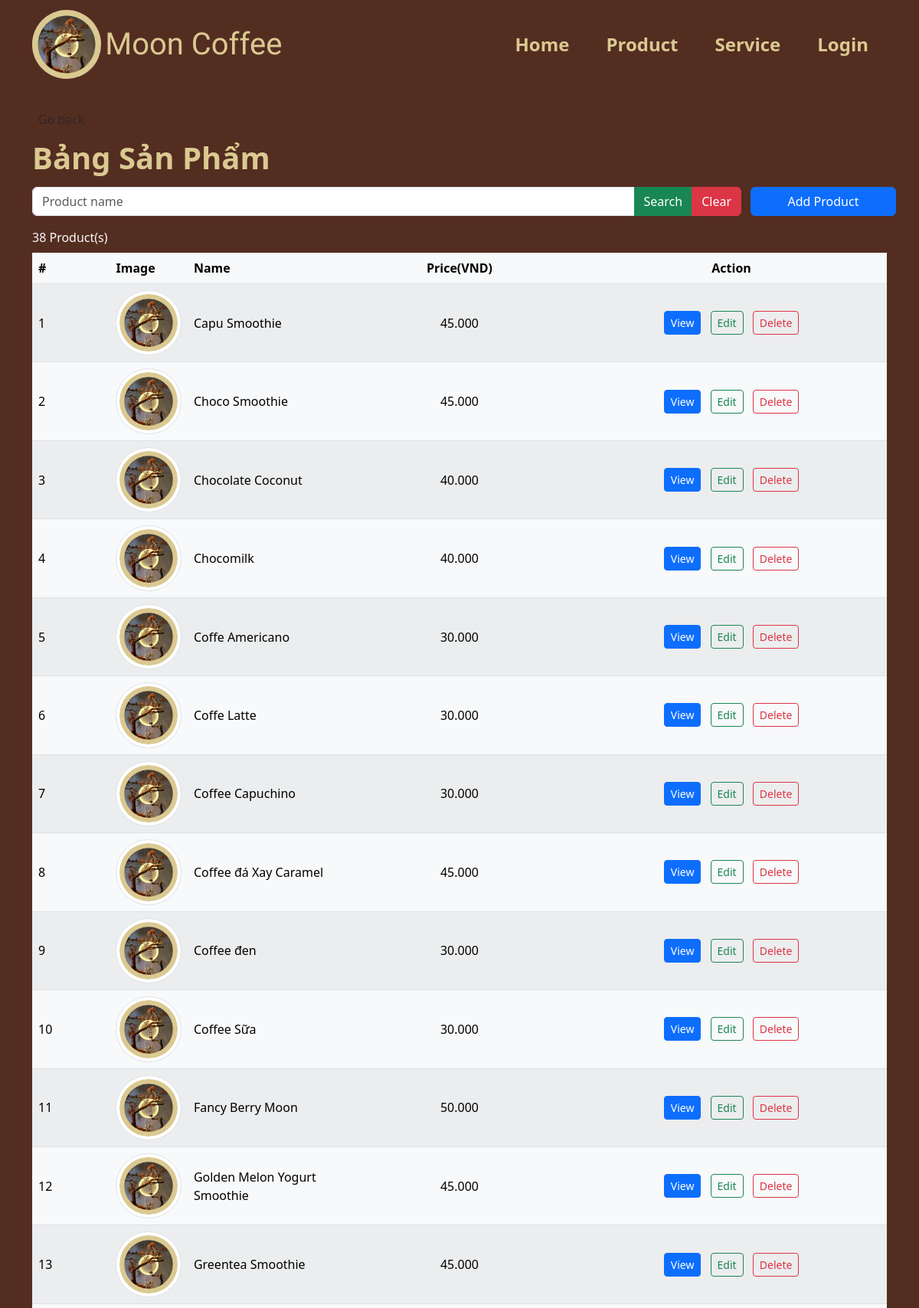
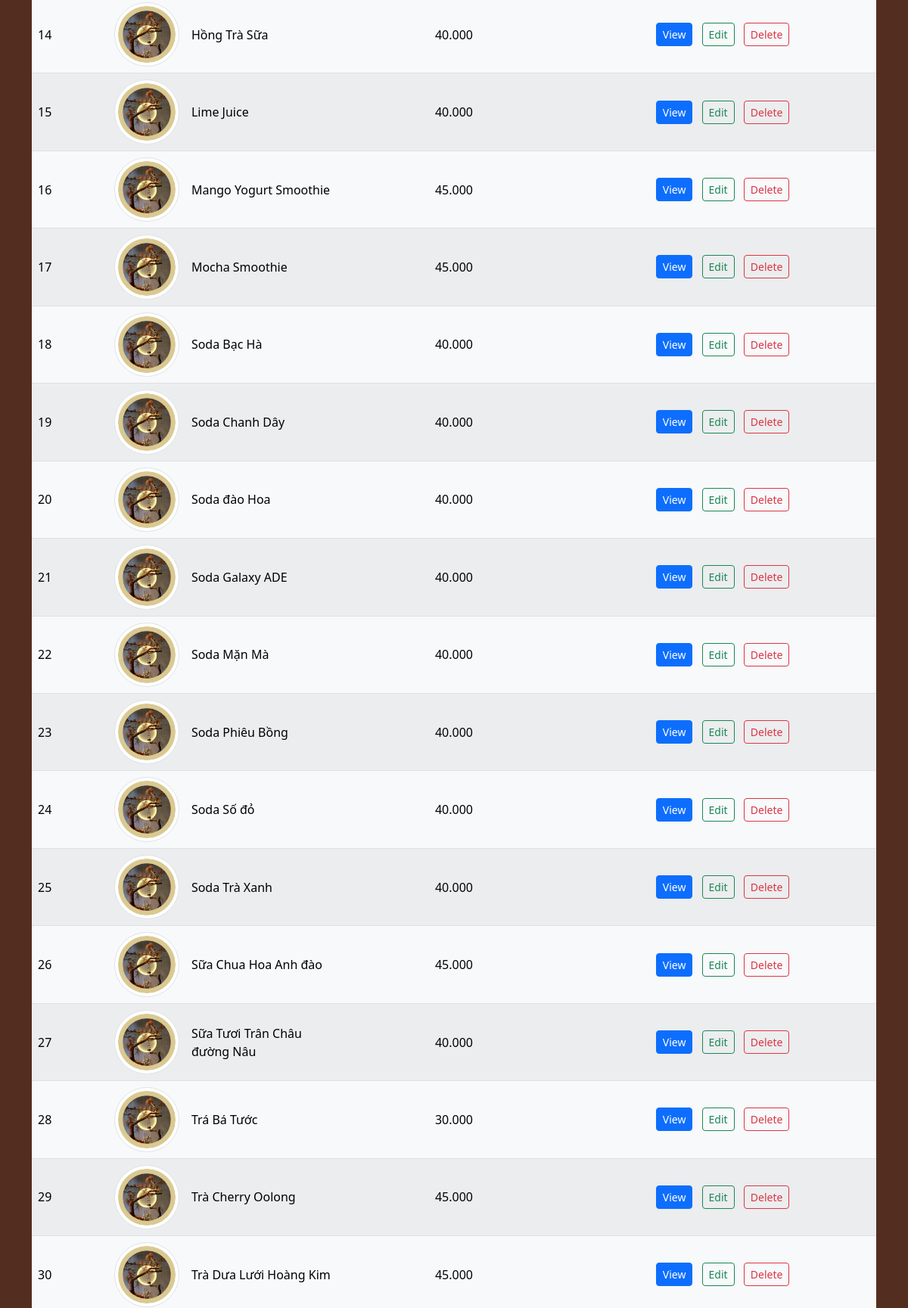
The app's page /admin/product.php (upper part) with its own data (2 pictures, top to bottom).
### tables this page shows
CREATE TABLE `product` (
  `p_id` int(100) NOT NULL COMMENT 'id sản phẩm',
  `p_name` varchar(255) NOT NULL COMMENT 'tên sản phẩm ',
  `p_price` int(255) NOT NULL COMMENT 'giá sản phẩm'
);

### admin/product.php (the view, shortened to what this page needs)
<!DOCTYPE html>
<html lang="en">
<head>
    <?php
    include("../system/conn_db.php");
    include("../system/head.php");
    ?>
</head>
<body>
    <?php
    include("../system/header.php");
    ?>
    <section class="container-lg pt-5">
        <nav aria-label="breadcrumb" class="d-flex mt-5 pt-5">
            <a class="nav nav-item text-decoration-none text-muted mb-2" href="admin_index.php"
                onclick="history.back();">
            </a>
        </nav>
        <div class="col-12 col-md-5 fs-1 text-start fw-bold moon">Bảng Sản Phẩm</div>
        <form class="form-floating mb-1" method="GET" action="product.php">
            <div class="row ">
                <div class="mt-2 col-sm-12 col-md-10 col-lg-10">
                    <div class="input-group">
                        <input type="text" class="form-control" id="p_name" name="p_name" placeholder="Product name"
                            <?php if (isset($_GET["search"])) { ?>value="<?php echo $_GET["p_name"]; ?>" <?php } ?>>
                        <button type="submit" name="search" value="1" class="btn btn-success">Search</button>
                        <button type="reset" class="btn btn-danger" type="button"
                            onclick="javascript: window.location='product.php'">Clear</button>
                    </div>
                </div>
                <div class="mt-2 col-sm-12 col-md-2 col-lg-2 text-end px-md-0">
                    <a href="product_add.php?p_value=1" class="btn btn-primary w-100">Add Product</a>
                </div>
            </div>
        </form>
        <?php
        if (!isset($_GET["search"])) {
            $search_query = "SELECT * FROM product ORDER BY p_name ASC";
        } else {
            $search_fn = $_GET["p_name"];
            $search_query = "SELECT * FROM product WHERE p_name LIKE '%{$search_fn}%' ORDER BY p_name ASC";
        }
        $result = $mysqli->query($search_query);
        $row_num = $result->num_rows;
        if ($row_num == 0) {
            ?>
            <div class="row">
                <div class="col mt-2 ms-2 p-2 bg-danger text-white rounded text-start">
                    <svg xmlns="http://www.w3.org/2000/svg" width="16" height="16" fill="currentColor"
                        class="bi bi-x-circle ms-2" viewBox="0 0 16 16">
                        <path d="M8 15A7 7 0 1 1 8 1a7 7 0 0 1 0 14zm0 1A8 8 0 1 0 8 0a8 8 0 0 0 0 16z" />
                        <path
                            d="M4.646 4.646a.5.5 0 0 1 .708 0L8 7.293l2.646-2.647a.5.5 0 0 1 .708.708L8.707 8l2.647 2.646a.5.5 0 0 1-.708.708L8 8.707l-2.646 2.647a.5.5 0 0 1-.708-.708L7.293 8 4.646 5.354a.5.5 0 0 1 0-.708z" />
                    </svg><span class="ms-2 mt-2">No product found!</span>
                    <a href="product.php" class="text-white">Clear Search Result</a>
                </div>
            </div>
        <?php } else { ?>
            <table
                class="mt-2 table table-hover rounded-5 table-light table-striped table-hover align-middle caption-top mb-5">
                <caption class="text-light">
                    <?php echo $row_num; ?> Product(s)
                </caption>
                <thead class="bg-light">
                    <tr>
                        <th class="col-1">#</th>
                        <th class="col-5 col-sm-2 col-md-2 col-lg-1">Image</th>
                        <th class="col-3 col-sm-2 col-md-2 col-lg-2">Name</th>
                        <th class="col-1 col-sm-2 col-md-3 col-lg-3 text-center ">Price(VND)</th>
                        <th class="col-2 col-sm-2 col-md-4 col-lg-4 text-center ">Action</th>
                    </tr>
                </thead>
                <tbody>
                    <?php $i = 1;
                    while ($row = $result->fetch_array()) { ?>
                        <tr>
                            <td>
                                <?php echo $i++; ?>
                            </td>
                            <td><img src="../img/logo.png" class="img-thumbnail rounded-circle w-100 d-block"></td>
                            <td>
                                <?php echo $row["p_name"]; ?>
                            </td>
                            <td class="text-center">
                                <?php echo number_format($row["p_price"], "0", ",", "."); ?>
                            </td>
                            <td class="text-center ">
                                <a href="product_view.php?p_id=<?php echo $row["p_id"] ?>"
                                    class="btn btn-sm btn-primary m-1">View</a>
                                <a href="product_edit.php?p_id=<?php echo $row["p_id"] ?>"
                                    class="btn btn-sm btn-outline-success m-1">Edit</a>
                                <a href="product_delete.php?p_id=<?php echo $row["p_id"] ?>&value=1"
                                    class="btn btn-sm btn-outline-danger m-1">Delete</a>
                            </td>
                        </tr>
                    <?php }
        } ?>
            </tbody>
        </table>
    </section>
</body>
</html>

### css/style.css (style rules this page uses)
body { background-color: #542D21; }
.moon { color: #dac991; }

### records on screen
product: p_name "Capu Smoothie", p_price "45.000"
product: p_name "Choco Smoothie", p_price "45.000"
product: p_name "Chocolate Coconut", p_price "40.000"
product: p_name "Chocomilk", p_price "40.000"
product: p_name "Coffe Americano", p_price "30.000"
product: p_name "Coffe Latte", p_price "30.000"
product: p_name "Coffee Capuchino", p_price "30.000"
product: p_name "Coffee đá Xay Caramel", p_price "45.000"
product: p_name "Coffee đen", p_price "30.000"
product: p_name "Coffee Sữa", p_price "30.000"
product: p_name "Fancy Berry Moon", p_price "50.000"
product: p_name "Golden Melon Yogurt Smoothie", p_price "45.000"
product: p_name "Greentea Smoothie", p_price "45.000"
product: p_name "Hồng Trà Sữa", p_price "40.000"
product: p_name "Lime Juice", p_price "40.000"
product: p_name "Mango Yogurt Smoothie", p_price "45.000"
product: p_name "Mocha Smoothie", p_price "45.000"
product: p_name "Soda Bạc Hà", p_price "40.000"
product: p_name "Soda Chanh Dây", p_price "40.000"
product: p_name "Soda đào Hoa", p_price "40.000"
product: p_name "Soda Galaxy ADE", p_price "40.000"
product: p_name "Soda Mặn Mà", p_price "40.000"
product: p_name "Soda Phiêu Bồng", p_price "40.000"
product: p_name "Soda Số đỏ", p_price "40.000"
product: p_name "Soda Trà Xanh", p_price "40.000"
product: p_name "Sữa Chua Hoa Anh đào", p_price "45.000"
product: p_name "Sữa Tươi Trân Châu đường Nâu", p_price "40.000"
product: p_name "Trá Bá Tước", p_price "30.000"
product: p_name "Trà Cherry Oolong", p_price "45.000"
product: p_name "Trà Dưa Lưới Hoàng Kim", p_price "45.000"

### other values on screen
$row_num "38"
